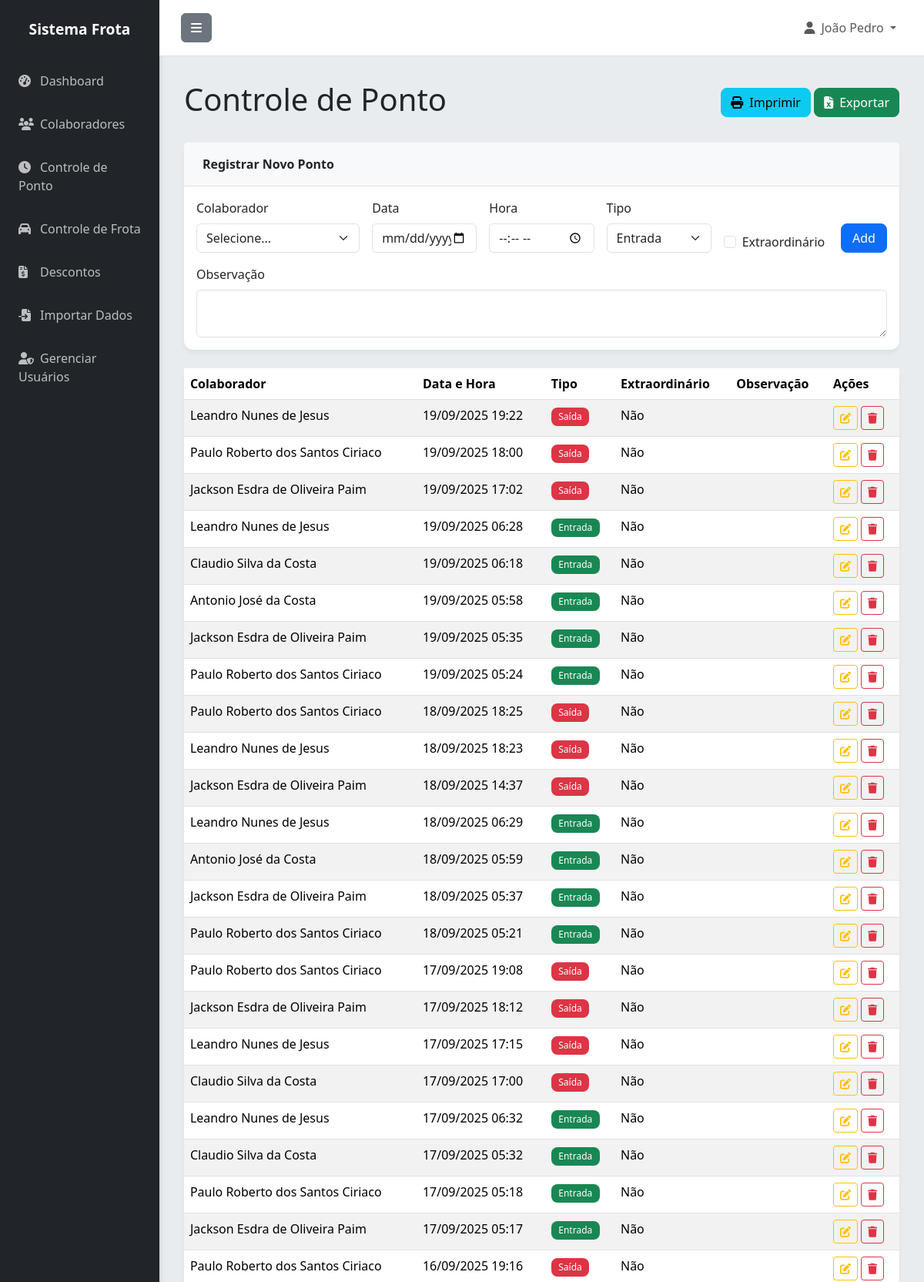
Page /pontos (signed in, upper part) on the committed database.
### app.py (models this page shows)
class Usuario(UserMixin, db.Model):
    id = db.Column(db.Integer, primary_key=True)
    username = db.Column(db.String(80), unique=True, nullable=False)
    password_hash = db.Column(db.String(200), nullable=False)
    nome = db.Column(db.String(100), nullable=False)
    email = db.Column(db.String(120), unique=True, nullable=False)
    ativo = db.Column(db.Boolean, default=True)
    criado_em = db.Column(db.DateTime, default=datetime.utcnow)

class Ponto(db.Model):
    id = db.Column(db.Integer, primary_key=True)
    colaborador_id = db.Column(db.Integer, db.ForeignKey('colaborador.id'), nullable=False)
    data_hora = db.Column(db.DateTime, nullable=False)
    tipo = db.Column(db.String(10), nullable=False)  # entrada ou saida
    observacao = db.Column(db.Text)
    extraordinario = db.Column(db.Boolean, default=False)
    criado_em = db.Column(db.DateTime, default=datetime.utcnow)

class Colaborador(db.Model):
    id = db.Column(db.Integer, primary_key=True)
    nome = db.Column(db.String(100), nullable=False)
    matricula = db.Column(db.String(50), unique=True, nullable=False)
    cpf = db.Column(db.String(14), unique=True)
    telefone = db.Column(db.String(20))
    email = db.Column(db.String(120))
    veiculo_vinculado = db.Column(db.String(20))
    ativo = db.Column(db.Boolean, default=True)
    criado_em = db.Column(db.DateTime, default=datetime.utcnow)
    pontos = db.relationship('Ponto', backref='colaborador', lazy=True, cascade='all, delete-orphan')
    frotas = db.relationship('Frota', backref='motorista_obj', lazy=True)
    descontos = db.relationship('Desconto', backref='colaborador', lazy=True)

### app.py (the view)
@app.route('/pontos')
@login_required
def pontos():
    pontos = Ponto.query.order_by(Ponto.data_hora.desc()).all()
    colaboradores = Colaborador.query.filter_by(ativo=True).all()
    return render_template('pontos.html', pontos=pontos, colaboradores=colaboradores)

### app.py (called while the page is built, shortened)
@login_manager.user_loader
def load_user(user_id):
    return Usuario.query.get(int(user_id))

@app.before_request
def create_tables():
    db.create_all()

### templates/pontos.html (shortened to what this page needs)
{% extends "base.html" %}
{% block content %}
<div class="d-flex justify-content-between align-items-center mb-4">
    <h1 class="fw-light">Controle de Ponto</h1>
    <div>
        <button onclick="window.print()" class="btn btn-info"><i class="fas fa-print me-2"></i>Imprimir</button>
        <a href="{{ url_for('exportar', tipo='pontos') }}" class="btn btn-success"><i class="fas fa-file-excel me-2"></i>Exportar</a>
    </div>
</div>
<div class="card mb-4">
    <div class="card-header">Registrar Novo Ponto</div>
    <div class="card-body">
        <form action="{{ url_for('novo_ponto') }}" method="POST">
            <div class="row g-3 align-items-end">
                <div class="col-md-3">
                    <label for="colaborador_id" class="form-label">Colaborador</label>
                    <select class="form-select" id="colaborador_id" name="colaborador_id" required>
                        <option value="">Selecione...</option>
                    </select>
                </div>
                <div class="col-md-2">
                    <label for="data" class="form-label">Data</label>
                    <input type="date" class="form-control" id="data" name="data" required>
                </div>
                <div class="col-md-2">
                    <label for="hora" class="form-label">Hora</label>
                    <input type="time" class="form-control" id="hora" name="hora" required>
                </div>
                <div class="col-md-2">
                    <label for="tipo" class="form-label">Tipo</label>
                    <select class="form-select" id="tipo" name="tipo" required>
                        <option value="entrada">Entrada</option>
                    </select>
                </div>
                <div class="col-md-2">
                     <div class="form-check">
                        <input class="form-check-input" type="checkbox" name="extraordinario" id="extraordinario">
                        <label class="form-check-label" for="extraordinario">Extraordinário</label>
                    </div>
                </div>
                 <div class="col-md-1">
                    <button type="submit" class="btn btn-primary w-100">Add</button>
                </div>
            </div>
             <div class="row mt-3">
                <div class="col-md-12">
                    <label for="observacao" class="form-label">Observação</label>
                    <textarea class="form-control" id="observacao" name="observacao" rows="2"></textarea>
                </div>
            </div>
        </form>
    </div>
</div>
<div class="card">
    <div class="card-body p-0">
        <div class="table-responsive">
            <table class="table table-striped table-hover mb-0">
                <thead class="bg-light">
                    <tr>
                        <th scope="col">Colaborador</th>
                        <th scope="col">Data e Hora</th>
                        <th scope="col">Tipo</th>
                        <th scope="col">Extraordinário</th>
                        <th scope="col">Observação</th>
                        <th scope="col">Ações</th>
                    </tr>
                </thead>
                <tbody>
                    {% for ponto in pontos %}
                    <tr>
                        <td>{{ ponto.colaborador.nome }}</td>
                        <td>{{ ponto.data_hora.strftime('%d/%m/%Y %H:%M') }}</td>
                        <td>
                            {% if ponto.tipo == 'entrada' %}
                                <span class="badge bg-success">Entrada</span>
                            {% else %}
                                <span class="badge bg-danger">Saída</span>
                            {% endif %}
                        </td>
                        <td>
                            {% if ponto.extraordinario %}
                                <span class="badge bg-warning">Sim</span>
                            {% else %}
                                <span>Não</span>
                            {% endif %}
                        </td>
                        <td>{{ ponto.observacao }}</td>
                        <td>
                            <a href="{{ url_for('editar_ponto', id=ponto.id) }}" class="btn btn-sm btn-outline-warning" title="Editar"><i class="fas fa-edit"></i></a>
                            <a href="{{ url_for('excluir_ponto', id=ponto.id) }}" class="btn btn-sm btn-outline-danger" title="Excluir" onclick="return confirm('Tem certeza que deseja excluir este registro?')"><i class="fas fa-trash"></i></a>
                        </td>
                    </tr>
                    {% else %}
                    <tr>
                        <td colspan="6" class="text-center text-muted py-4">Nenhum ponto registrado.</td>
                    </tr>
                    {% endfor %}
                </tbody>
            </table>
        </div>
    </div>
</div>
{% endblock %}

### templates/base.html (shortened to what this page needs)
<!DOCTYPE html>
<html lang="pt-BR">
<head>
    <link href="https://cdn.jsdelivr.net/npm/bootstrap@5.3.3/dist/css/bootstrap.min.css" rel="stylesheet">
    <link rel="stylesheet" href="https://cdnjs.cloudflare.com/ajax/libs/font-awesome/6.5.1/css/all.min.css">
</head>
<body>
    <div class="d-flex" id="wrapper">
        <div id="sidebar-wrapper">
            <div class="sidebar-heading">Sistema Frota</div>
            <div class="list-group list-group-flush">
                <a href="{{ url_for('index') }}" class="list-group-item"><i class="fas fa-tachometer-alt me-2"></i>Dashboard</a>
                <a href="{{ url_for('colaboradores') }}" class="list-group-item"><i class="fas fa-users me-2"></i>Colaboradores</a>
                <a href="{{ url_for('pontos') }}" class="list-group-item"><i class="fas fa-clock me-2"></i>Controle de Ponto</a>
                <a href="{{ url_for('frota') }}" class="list-group-item"><i class="fas fa-car me-2"></i>Controle de Frota</a>
                <a href="{{ url_for('descontos') }}" class="list-group-item"><i class="fas fa-file-invoice-dollar me-2"></i>Descontos</a>
                <a href="{{ url_for('importar') }}" class="list-group-item"><i class="fas fa-file-import me-2"></i>Importar Dados</a>
                {% if current_user.username == 'admin' %}
                <a href="{{ url_for('usuarios') }}" class="list-group-item"><i class="fas fa-user-shield me-2"></i>Gerenciar Usuários</a>
                {% endif %}
            </div>
        </div>
        <div id="page-content-wrapper">
            <nav class="navbar navbar-expand-lg navbar-light border-bottom">
                <div class="container-fluid">
                    <button class="btn btn-secondary" id="menu-toggle"><i class="fas fa-bars"></i></button>
                    <div class="collapse navbar-collapse" id="navbarSupportedContent">
                        <ul class="navbar-nav ms-auto mt-2 mt-lg-0">
                             {% if current_user.is_authenticated %}
                            <li class="nav-item dropdown">
                                <a class="nav-link dropdown-toggle" href="#" id="navbarDropdown" role="button" data-bs-toggle="dropdown" aria-expanded="false">
                                    <i class="fas fa-user me-2"></i>{{ current_user.nome }}
                                </a>
                            </li>
                             {% endif %}
                        </ul>
                    </div>
                </div>
            </nav>
            <main class="container-fluid">
                {% block content %}{% endblock %}
            </main>
        </div>
        </div>
</body>
</html>

### templates/base.html (style rules this page uses)
:root { --primary-color: #007bff; --secondary-color: #6c757d; --success-color: #28a745; --danger-color: #dc3545; --warning-color: #ffc107; --info-color: #17a2b8; --light-color: #f8f9fa; --dark-color: #343a40; --background-color: #e9ecef; --card-background: #ffffff; --sidebar-background: #212529; --sidebar-text: #ffffff; --header-background: #ffffff; }
body { background-color: var(--background-color); font-family: 'Segoe UI', Roboto, 'Helvetica Neue', Arial, sans-serif; }
#wrapper { display: flex; }
#sidebar-wrapper { min-height: 100vh; width: 250px; background-color: var(--sidebar-background); box-shadow: 2px 0 5px rgba(0, 0, 0, 0.1); transition: margin .25s ease-out; }
.sidebar-heading { padding: 1.5rem 1rem; font-size: 1.2rem; font-weight: bold; color: var(--sidebar-text); text-align: center; }
.list-group-item { background-color: var(--sidebar-background) !important; color: rgba(255, 255, 255, 0.7) !important; border: none; padding: 1rem 1.5rem; transition: background-color 0.3s, color 0.3s; }
.list-group-item i { width: 20px; }
#page-content-wrapper { flex-grow: 1; width: 100%; }
.navbar { background-color: var(--header-background) !important; border-bottom: 1px solid #e0e0e0; padding: 1rem; }
main.container-fluid { padding: 2rem !important; }
.card { border: none; border-radius: 0.75rem; box-shadow: 0 4px 6px rgba(0, 0, 0, 0.05); }
.card-header { background-color: var(--light-color); border-bottom: 1px solid #e0e0e0; font-weight: bold; padding: 1rem 1.5rem; }
.btn-primary, .btn-success, .btn-warning, .btn-danger, .btn-info { border-radius: 0.5rem; }
.badge { border-radius: 0.5rem; padding: 0.5em 0.8em; font-weight: normal; }

### rows in the picture
Usuario: nome "João Pedro"
Ponto: colaborador.nome "Leandro Nunes de Jesus", data_hora "19/09/2025 19:22", tipo "Saída", extraordinario "Não"
Ponto: colaborador.nome "Paulo Roberto dos Santos Ciriaco", data_hora "19/09/2025 18:00", tipo "Saída", extraordinario "Não"
Ponto: colaborador.nome "Jackson Esdra de Oliveira Paim", data_hora "19/09/2025 17:02", tipo "Saída", extraordinario "Não"
Ponto: colaborador.nome "Leandro Nunes de Jesus", data_hora "19/09/2025 06:28", tipo "Entrada", extraordinario "Não"
Ponto: colaborador.nome "Claudio Silva da Costa", data_hora "19/09/2025 06:18", tipo "Entrada", extraordinario "Não"
Ponto: colaborador.nome "Antonio José da Costa", data_hora "19/09/2025 05:58", tipo "Entrada", extraordinario "Não"
Ponto: colaborador.nome "Jackson Esdra de Oliveira Paim", data_hora "19/09/2025 05:35", tipo "Entrada", extraordinario "Não"
Ponto: colaborador.nome "Paulo Roberto dos Santos Ciriaco", data_hora "19/09/2025 05:24", tipo "Entrada", extraordinario "Não"
Ponto: colaborador.nome "Paulo Roberto dos Santos Ciriaco", data_hora "18/09/2025 18:25", tipo "Saída", extraordinario "Não"
Ponto: colaborador.nome "Leandro Nunes de Jesus", data_hora "18/09/2025 18:23", tipo "Saída", extraordinario "Não"
Ponto: colaborador.nome "Jackson Esdra de Oliveira Paim", data_hora "18/09/2025 14:37", tipo "Saída", extraordinario "Não"
Ponto: colaborador.nome "Leandro Nunes de Jesus", data_hora "18/09/2025 06:29", tipo "Entrada", extraordinario "Não"
Ponto: colaborador.nome "Antonio José da Costa", data_hora "18/09/2025 05:59", tipo "Entrada", extraordinario "Não"
Ponto: colaborador.nome "Jackson Esdra de Oliveira Paim", data_hora "18/09/2025 05:37", tipo "Entrada", extraordinario "Não"
Ponto: colaborador.nome "Paulo Roberto dos Santos Ciriaco", data_hora "18/09/2025 05:21", tipo "Entrada", extraordinario "Não"
Ponto: colaborador.nome "Paulo Roberto dos Santos Ciriaco", data_hora "17/09/2025 19:08", tipo "Saída", extraordinario "Não"
Ponto: colaborador.nome "Jackson Esdra de Oliveira Paim", data_hora "17/09/2025 18:12", tipo "Saída", extraordinario "Não"
Ponto: colaborador.nome "Leandro Nunes de Jesus", data_hora "17/09/2025 17:15", tipo "Saída", extraordinario "Não"
Ponto: colaborador.nome "Claudio Silva da Costa", data_hora "17/09/2025 17:00", tipo "Saída", extraordinario "Não"
Ponto: colaborador.nome "Leandro Nunes de Jesus", data_hora "17/09/2025 06:32", tipo "Entrada", extraordinario "Não"
Ponto: colaborador.nome "Claudio Silva da Costa", data_hora "17/09/2025 05:32", tipo "Entrada", extraordinario "Não"
Ponto: colaborador.nome "Paulo Roberto dos Santos Ciriaco", data_hora "17/09/2025 05:18", tipo "Entrada", extraordinario "Não"
Ponto: colaborador.nome "Jackson Esdra de Oliveira Paim", data_hora "17/09/2025 05:17", tipo "Entrada", extraordinario "Não"
Ponto: colaborador.nome "Paulo Roberto dos Santos Ciriaco", data_hora "16/09/2025 19:16", tipo "Saída", extraordinario "Não"
